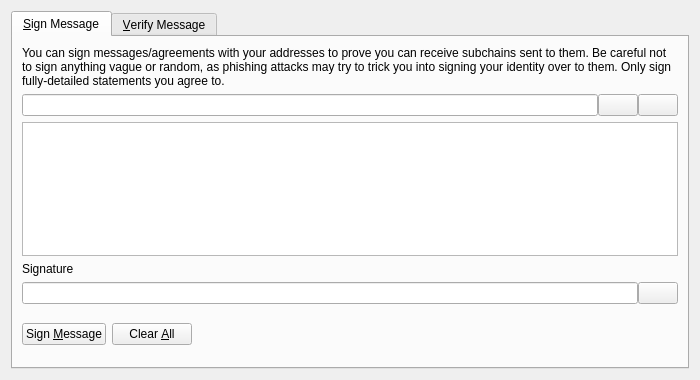
<?xml version="1.0" encoding="UTF-8"?>
<ui version="4.0">
 <class>SignVerifyMessageDialog</class>
 <widget class="QDialog" name="SignVerifyMessageDialog">
  <property name="geometry">
   <rect>
    <x>0</x>
    <y>0</y>
    <width>700</width>
    <height>380</height>
   </rect>
  </property>
  <property name="windowTitle">
   <string>Signatures - Sign / Verify a Message</string>
  </property>
  <property name="styleSheet">
   <string notr="true"/>
  </property>
  <property name="modal">
   <bool>true</bool>
  </property>
  <layout class="QVBoxLayout" name="verticalLayout">
   <item>
    <widget class="QTabWidget" name="tabWidget">
     <property name="currentIndex">
      <number>0</number>
     </property>
     <widget class="QWidget" name="tabSignMessage">
      <attribute name="title">
       <string>&amp;Sign Message</string>
      </attribute>
      <layout class="QVBoxLayout" name="verticalLayout_SM">
       <item>
        <widget class="QLabel" name="infoLabel_SM">
         <property name="text">
          <string>You can sign messages/agreements with your addresses to prove you can receive subchains sent to them. Be careful not to sign anything vague or random, as phishing attacks may try to trick you into signing your identity over to them. Only sign fully-detailed statements you agree to.</string>
         </property>
         <property name="textFormat">
          <enum>Qt::PlainText</enum>
         </property>
         <property name="wordWrap">
          <bool>true</bool>
         </property>
        </widget>
       </item>
       <item>
        <layout class="QHBoxLayout" name="horizontalLayout_1_SM">
         <property name="spacing">
          <number>0</number>
         </property>
         <item>
          <widget class="QValidatedLineEdit" name="addressIn_SM">
           <property name="toolTip">
            <string>The SubChain address to sign the message with</string>
           </property>
          </widget>
         </item>
         <item>
          <widget class="QPushButton" name="addressBookButton_SM">
           <property name="toolTip">
            <string>Choose previously used address</string>
           </property>
           <property name="styleSheet">
            <string notr="true"/>
           </property>
           <property name="text">
            <string/>
           </property>
           <property name="icon">
            <iconset>
             <normaloff>:/icons/address-book</normaloff>:/icons/address-book</iconset>
           </property>
           <property name="shortcut">
            <string>Alt+A</string>
           </property>
           <property name="autoDefault">
            <bool>false</bool>
           </property>
          </widget>
         </item>
         <item>
          <widget class="QPushButton" name="pasteButton_SM">
           <property name="toolTip">
            <string>Paste address from clipboard</string>
           </property>
           <property name="styleSheet">
            <string notr="true"/>
           </property>
           <property name="text">
            <string/>
           </property>
           <property name="icon">
            <iconset>
             <normaloff>:/icons/editpaste</normaloff>:/icons/editpaste</iconset>
           </property>
           <property name="shortcut">
            <string>Alt+P</string>
           </property>
           <property name="autoDefault">
            <bool>false</bool>
           </property>
          </widget>
         </item>
        </layout>
       </item>
       <item>
        <widget class="QPlainTextEdit" name="messageIn_SM">
         <property name="toolTip">
          <string>Enter the message you want to sign here</string>
         </property>
        </widget>
       </item>
       <item>
        <widget class="QLabel" name="signatureLabel_SM">
         <property name="text">
          <string>Signature</string>
         </property>
         <property name="textFormat">
          <enum>Qt::PlainText</enum>
         </property>
        </widget>
       </item>
       <item>
        <layout class="QHBoxLayout" name="horizontalLayout_2_SM">
         <property name="spacing">
          <number>0</number>
         </property>
         <item>
          <widget class="QLineEdit" name="signatureOut_SM">
           <property name="font">
            <font>
             <italic>true</italic>
            </font>
           </property>
           <property name="readOnly">
            <bool>true</bool>
           </property>
          </widget>
         </item>
         <item>
          <widget class="QPushButton" name="copySignatureButton_SM">
           <property name="toolTip">
            <string>Copy the current signature to the system clipboard</string>
           </property>
           <property name="styleSheet">
            <string notr="true"/>
           </property>
           <property name="text">
            <string/>
           </property>
           <property name="icon">
            <iconset>
             <normaloff>:/icons/editcopy</normaloff>:/icons/editcopy</iconset>
           </property>
           <property name="autoDefault">
            <bool>false</bool>
           </property>
          </widget>
         </item>
        </layout>
       </item>
       <item>
        <layout class="QHBoxLayout" name="horizontalLayout_3_SM">
         <item>
          <widget class="QPushButton" name="signMessageButton_SM">
           <property name="toolTip">
            <string>Sign the message to prove you own this SubChain address</string>
           </property>
           <property name="styleSheet">
            <string notr="true"/>
           </property>
           <property name="text">
            <string>Sign &amp;Message</string>
           </property>
           <property name="icon">
            <iconset>
             <normaloff>:/icons/edit</normaloff>:/icons/edit</iconset>
           </property>
           <property name="autoDefault">
            <bool>false</bool>
           </property>
          </widget>
         </item>
         <item>
          <widget class="QPushButton" name="clearButton_SM">
           <property name="toolTip">
            <string>Reset all sign message fields</string>
           </property>
           <property name="styleSheet">
            <string notr="true"/>
           </property>
           <property name="text">
            <string>Clear &amp;All</string>
           </property>
           <property name="icon">
            <iconset>
             <normaloff>:/icons/remove</normaloff>:/icons/remove</iconset>
           </property>
           <property name="autoDefault">
            <bool>false</bool>
           </property>
          </widget>
         </item>
         <item>
          <spacer name="horizontalSpacer_1_SM">
           <property name="orientation">
            <enum>Qt::Horizontal</enum>
           </property>
           <property name="sizeHint" stdset="0">
            <size>
             <width>40</width>
             <height>48</height>
            </size>
           </property>
          </spacer>
         </item>
         <item>
          <widget class="QLabel" name="statusLabel_SM">
           <property name="font">
            <font>
             <weight>75</weight>
             <bold>true</bold>
            </font>
           </property>
           <property name="text">
            <string/>
           </property>
           <property name="wordWrap">
            <bool>true</bool>
           </property>
          </widget>
         </item>
         <item>
          <spacer name="horizontalSpacer_2_SM">
           <property name="orientation">
            <enum>Qt::Horizontal</enum>
           </property>
           <property name="sizeHint" stdset="0">
            <size>
             <width>40</width>
             <height>48</height>
            </size>
           </property>
          </spacer>
         </item>
        </layout>
       </item>
      </layout>
     </widget>
     <widget class="QWidget" name="tabVerifyMessage">
      <attribute name="title">
       <string>&amp;Verify Message</string>
      </attribute>
      <layout class="QVBoxLayout" name="verticalLayout_VM">
       <item>
        <widget class="QLabel" name="infoLabel_VM">
         <property name="text">
          <string>Enter the receiver's address, message (ensure you copy line breaks, spaces, tabs, etc. exactly) and signature below to verify the message. Be careful not to read more into the signature than what is in the signed message itself, to avoid being tricked by a man-in-the-middle attack. Note that this only proves the signing party receives with the address, it cannot prove sendership of any transaction!</string>
         </property>
         <property name="textFormat">
          <enum>Qt::PlainText</enum>
         </property>
         <property name="alignment">
          <set>Qt::AlignLeading|Qt::AlignLeft|Qt::AlignTop</set>
         </property>
         <property name="wordWrap">
          <bool>true</bool>
         </property>
        </widget>
       </item>
       <item>
        <layout class="QHBoxLayout" name="horizontalLayout_1_VM">
         <property name="spacing">
          <number>0</number>
         </property>
         <item>
          <widget class="QValidatedLineEdit" name="addressIn_VM">
           <property name="toolTip">
            <string>The SubChain address the message was signed with</string>
           </property>
           <property name="styleSheet">
            <string notr="true"/>
           </property>
          </widget>
         </item>
         <item>
          <widget class="QPushButton" name="addressBookButton_VM">
           <property name="toolTip">
            <string>Choose previously used address</string>
           </property>
           <property name="styleSheet">
            <string notr="true"/>
           </property>
           <property name="text">
            <string/>
           </property>
           <property name="icon">
            <iconset>
             <normaloff>:/icons/address-book</normaloff>:/icons/address-book</iconset>
           </property>
           <property name="shortcut">
            <string>Alt+A</string>
           </property>
           <property name="autoDefault">
            <bool>false</bool>
           </property>
          </widget>
         </item>
        </layout>
       </item>
       <item>
        <widget class="QPlainTextEdit" name="messageIn_VM">
         <property name="styleSheet">
          <string notr="true"/>
         </property>
        </widget>
       </item>
       <item>
        <widget class="QValidatedLineEdit" name="signatureIn_VM">
         <property name="styleSheet">
          <string notr="true"/>
         </property>
        </widget>
       </item>
       <item>
        <layout class="QHBoxLayout" name="horizontalLayout_2_VM">
         <item>
          <widget class="QPushButton" name="verifyMessageButton_VM">
           <property name="toolTip">
            <string>Verify the message to ensure it was signed with the specified SubChain address</string>
           </property>
           <property name="styleSheet">
            <string notr="true"/>
           </property>
           <property name="text">
            <string>Verify &amp;Message</string>
           </property>
           <property name="icon">
            <iconset>
             <normaloff>:/icons/transaction_0</normaloff>:/icons/transaction_0</iconset>
           </property>
           <property name="autoDefault">
            <bool>false</bool>
           </property>
          </widget>
         </item>
         <item>
          <widget class="QPushButton" name="clearButton_VM">
           <property name="toolTip">
            <string>Reset all verify message fields</string>
           </property>
           <property name="styleSheet">
            <string notr="true"/>
           </property>
           <property name="text">
            <string>Clear &amp;All</string>
           </property>
           <property name="icon">
            <iconset>
             <normaloff>:/icons/remove</normaloff>:/icons/remove</iconset>
           </property>
           <property name="autoDefault">
            <bool>false</bool>
           </property>
          </widget>
         </item>
         <item>
          <spacer name="horizontalSpacer_1_VM">
           <property name="orientation">
            <enum>Qt::Horizontal</enum>
           </property>
           <property name="sizeHint" stdset="0">
            <size>
             <width>40</width>
             <height>48</height>
            </size>
           </property>
          </spacer>
         </item>
         <item>
          <widget class="QLabel" name="statusLabel_VM">
           <property name="font">
            <font>
             <weight>75</weight>
             <bold>true</bold>
            </font>
           </property>
           <property name="text">
            <string/>
           </property>
           <property name="wordWrap">
            <bool>true</bool>
           </property>
          </widget>
         </item>
         <item>
          <spacer name="horizontalSpacer_2_VM">
           <property name="orientation">
            <enum>Qt::Horizontal</enum>
           </property>
           <property name="sizeHint" stdset="0">
            <size>
             <width>40</width>
             <height>48</height>
            </size>
           </property>
          </spacer>
         </item>
        </layout>
       </item>
      </layout>
     </widget>
    </widget>
   </item>
  </layout>
 </widget>
 <customwidgets>
  <customwidget>
   <class>QValidatedLineEdit</class>
   <extends>QLineEdit</extends>
   <header>qvalidatedlineedit.h</header>
  </customwidget>
 </customwidgets>
 <resources/>
 <connections/>
</ui>
